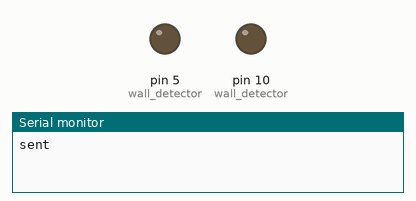
Simulated run of this sketch. Board: Arduino Uno, built with avr-gcc and run on an emulated ATmega328P. Shown: output pins drawn as LEDs (lit = HIGH), the last lines printed to the serial monitor. No radio packets arrive unless stated.

Above: at 1.1 s.
At 1.6 s:
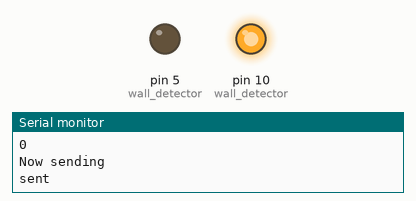
Timing chart, 0 to 3.5 s (numbered marks = the images above):
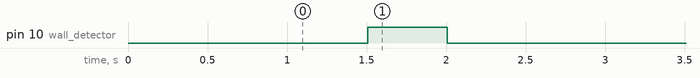

The sketch:

lifi_transmitter.ino
```cpp
/*
* First RF sketch using nRF24L01+ radios and Arduino (Uno or Micro)
*/

#include <SPI.h>    // Serial Peripheral Interface bus library
#include "RF24.h"   // Library for nRF24L01s

/****************** User Config ***************************/

/***      Set this radio as radio number 0 or 1         ***/
bool radioNumber = 1;

/* Hardware configuration: Set up nRF24L01 radio on SPI bus pins and pins 7 & 8 */

// RF24 radio(7,8);  // For Arduino UNO
RF24 radio(2, 3);  // For Arduino Micro

/* Create a binary address for read/write pipes */
byte addresses[][6] = {"1Node", "2Node"};


bool role = 1; // Local state variable that controls whether this node is sending 1 or receiving 0

void setup() {
//  radio.powerDown();
  Serial.begin(115200);
  radio.begin();

  // Set the Power Level low
  radio.setPALevel(RF24_PA_LOW);

  // Set radio rate and channel
  radio.setDataRate(RF24_250KBPS);

  // Set the channel (Frequency): 108 = 2.508 GHz (above WiFi)
  radio.setChannel(100);

  // Open a writing and reading pipe on each radio, with opposite addresses
  radio.openWritingPipe(addresses[1]);
  radio.openReadingPipe(1, addresses[0]);

  // Pause briefly to let everything "settle"
  delay(1000);

  // Stop the radio listening for data
  radio.stopListening();
  radio.setPayloadSize(8);

  if (!radio.write(0, sizeof(byte))) {
    Serial.println("failed");
  }
  else {
    Serial.println("sent");
  }
  pinMode(10, OUTPUT); // wall detector
  pinMode(5, OUTPUT); // wall detector

}

  byte transmitted_signal = 0;
  byte old_signal = 0;
  int start = 1;
  int failcounter = 0;


void loop() {
    radio.stopListening();
    delay(500);
    digitalWrite(10, LOW);
    digitalWrite(5, LOW);
  /****************** Transmitting Role ***************************/
  // First, stop listening so we can talk.


  if (Serial.available()) { // only send data back if data has been sent
    transmitted_signal = Serial.read();
  }
  Serial.println(transmitted_signal);


  if (start == 0 && transmitted_signal == old_signal) {
    Serial.println("skip");
    return;
  }  else {

  Serial.println(F("Now sending"));
  if (!radio.write(&transmitted_signal, sizeof(byte))) {
    Serial.println("failed");
    digitalWrite(5, HIGH);
    if (failcounter > 10) {
      transmitted_signal = 0;
      failcounter = 0;
      radio.write(&transmitted_signal, sizeof(byte));
      delay(2000);
    }
    delay(500);
    failcounter += 1;
  } else {
    Serial.println("sent");
    old_signal = transmitted_signal;
    digitalWrite(10, HIGH);
    failcounter = 0;
  }
  start = 0;
  }

  // Try again 100 ms later
}

// FIN
```

Measured:
- by itself, pin 10 (wall_detector): LOW → HIGH at 1.5 s, → LOW 0.50 s later
